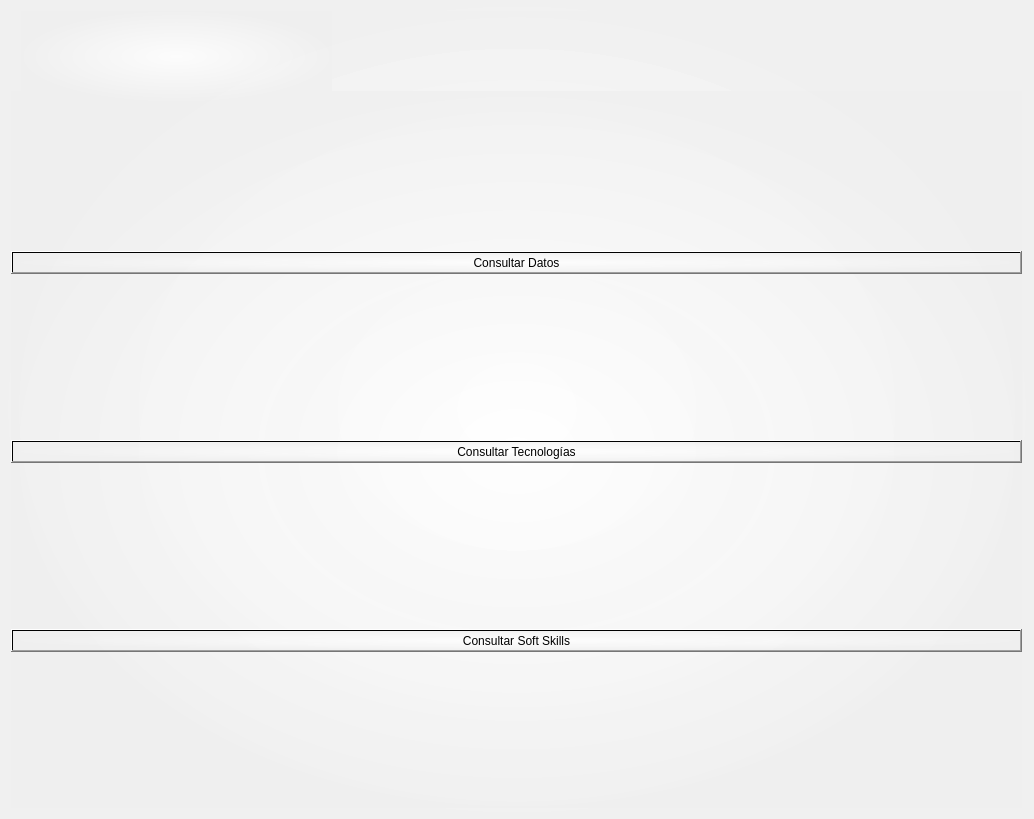
<?xml version="1.0" encoding="UTF-8"?>
<ui version="4.0">
 <class>Widget</class>
 <widget class="QWidget" name="Widget">
  <property name="geometry">
   <rect>
    <x>0</x>
    <y>0</y>
    <width>1034</width>
    <height>819</height>
   </rect>
  </property>
  <property name="windowTitle">
   <string>Form</string>
  </property>
  <property name="styleSheet">
   <string notr="true">background-color: qradialgradient(spread:pad, cx:0.5, cy:0.5, radius:0.5, fx:0.5, fy:0.5, stop:0 rgba(255, 255, 255, 200), stop:1 rgba(240, 240, 240, 199));</string>
  </property>
  <layout class="QVBoxLayout" name="verticalLayout_8">
   <item>
    <widget class="QStackedWidget" name="MenuPrincipal">
     <property name="currentIndex">
      <number>0</number>
     </property>
     <widget class="QWidget" name="page">
      <widget class="QWidget" name="layoutWidget">
       <property name="geometry">
        <rect>
         <x>0</x>
         <y>80</y>
         <width>1011</width>
         <height>721</height>
        </rect>
       </property>
       <layout class="QVBoxLayout" name="verticalLayout">
        <item>
         <widget class="QPushButton" name="ConsultarDatos_Button">
          <property name="text">
           <string>Consultar Datos</string>
          </property>
         </widget>
        </item>
        <item>
         <widget class="QPushButton" name="TecnologiasSolicitadas_Button">
          <property name="text">
           <string>Consultar Tecnologías</string>
          </property>
         </widget>
        </item>
        <item>
         <widget class="QPushButton" name="ConsultarHistorial_Button">
          <property name="text">
           <string>Consultar Soft Skills</string>
          </property>
         </widget>
        </item>
       </layout>
      </widget>
      <widget class="QLabel" name="label_13">
       <property name="geometry">
        <rect>
         <x>10</x>
         <y>0</y>
         <width>311</width>
         <height>91</height>
        </rect>
       </property>
       <property name="text">
        <string/>
       </property>
       <property name="pixmap">
        <pixmap>src/LogoLinkJob.png</pixmap>
       </property>
       <property name="scaledContents">
        <bool>true</bool>
       </property>
      </widget>
     </widget>
     <widget class="QWidget" name="page_2">
      <widget class="QWidget" name="verticalLayoutWidget">
       <property name="geometry">
        <rect>
         <x>0</x>
         <y>0</y>
         <width>231</width>
         <height>121</height>
        </rect>
       </property>
       <layout class="QVBoxLayout" name="verticalLayout_3">
        <item>
         <widget class="QPushButton" name="MenuPrincipal_Button">
          <property name="text">
           <string>Inicio</string>
          </property>
         </widget>
        </item>
       </layout>
      </widget>
      <widget class="QWidget" name="horizontalLayoutWidget">
       <property name="geometry">
        <rect>
         <x>0</x>
         <y>130</y>
         <width>1011</width>
         <height>71</height>
        </rect>
       </property>
       <layout class="QHBoxLayout" name="horizontalLayout">
        <item>
         <layout class="QVBoxLayout" name="verticalLayout_5">
          <item>
           <spacer name="verticalSpacer">
            <property name="orientation">
             <enum>Qt::Vertical</enum>
            </property>
            <property name="sizeHint" stdset="0">
             <size>
              <width>20</width>
              <height>40</height>
             </size>
            </property>
           </spacer>
          </item>
          <item>
           <widget class="QPushButton" name="GenerarDatos_Button">
            <property name="text">
             <string>Generar Nuevos Datos</string>
            </property>
           </widget>
          </item>
         </layout>
        </item>
        <item>
         <layout class="QVBoxLayout" name="verticalLayout_4">
          <item>
           <widget class="QLabel" name="label">
            <property name="text">
             <string>Visualizar fecha pasada</string>
            </property>
            <property name="alignment">
             <set>Qt::AlignCenter</set>
            </property>
           </widget>
          </item>
          <item>
           <widget class="QComboBox" name="Fecha_Button"/>
          </item>
         </layout>
        </item>
        <item>
         <layout class="QVBoxLayout" name="verticalLayout_7">
          <item alignment="Qt::AlignHCenter|Qt::AlignVCenter">
           <widget class="QLabel" name="label_3">
            <property name="text">
             <string>Escoger Rol de Ingeniero de Software</string>
            </property>
           </widget>
          </item>
          <item>
           <widget class="QComboBox" name="Rol_Button"/>
          </item>
         </layout>
        </item>
        <item>
         <layout class="QVBoxLayout" name="verticalLayout_6">
          <item alignment="Qt::AlignHCenter|Qt::AlignVCenter">
           <widget class="QLabel" name="label_2">
            <property name="text">
             <string>Escoger Filtro</string>
            </property>
           </widget>
          </item>
          <item>
           <widget class="QComboBox" name="Filtro_Button"/>
          </item>
         </layout>
        </item>
       </layout>
      </widget>
      <widget class="QLabel" name="Grafica">
       <property name="geometry">
        <rect>
         <x>8</x>
         <y>220</y>
         <width>1001</width>
         <height>581</height>
        </rect>
       </property>
       <property name="text">
        <string/>
       </property>
      </widget>
     </widget>
     <widget class="QWidget" name="page_3">
      <widget class="QWidget" name="verticalLayoutWidget_8">
       <property name="geometry">
        <rect>
         <x>0</x>
         <y>0</y>
         <width>321</width>
         <height>201</height>
        </rect>
       </property>
       <layout class="QVBoxLayout" name="verticalLayout_11">
        <item>
         <layout class="QVBoxLayout" name="verticalLayout_9">
          <item>
           <spacer name="verticalSpacer_3">
            <property name="orientation">
             <enum>Qt::Vertical</enum>
            </property>
            <property name="sizeHint" stdset="0">
             <size>
              <width>1</width>
              <height>1</height>
             </size>
            </property>
           </spacer>
          </item>
          <item>
           <widget class="QPushButton" name="MenuPrincipal_Button_2">
            <property name="text">
             <string>Inicio</string>
            </property>
           </widget>
          </item>
         </layout>
        </item>
        <item>
         <spacer name="verticalSpacer_2">
          <property name="orientation">
           <enum>Qt::Vertical</enum>
          </property>
          <property name="sizeHint" stdset="0">
           <size>
            <width>20</width>
            <height>40</height>
           </size>
          </property>
         </spacer>
        </item>
        <item>
         <layout class="QHBoxLayout" name="horizontalLayout_2">
          <item>
           <layout class="QVBoxLayout" name="verticalLayout_10">
            <item alignment="Qt::AlignHCenter|Qt::AlignVCenter">
             <widget class="QLabel" name="label_4">
              <property name="text">
               <string>Selecciona una fecha</string>
              </property>
             </widget>
            </item>
            <item>
             <widget class="QComboBox" name="Fecha_Button_2"/>
            </item>
           </layout>
          </item>
         </layout>
        </item>
       </layout>
      </widget>
      <widget class="QLabel" name="label_5">
       <property name="geometry">
        <rect>
         <x>350</x>
         <y>40</y>
         <width>431</width>
         <height>121</height>
        </rect>
       </property>
       <property name="text">
        <string>Selecciona una fecha para consultar las tecnologías más solicitadas de esa fecha</string>
       </property>
      </widget>
      <widget class="QLabel" name="TecnologiasSolicitadasGrafica">
       <property name="geometry">
        <rect>
         <x>10</x>
         <y>220</y>
         <width>1001</width>
         <height>581</height>
        </rect>
       </property>
       <property name="text">
        <string/>
       </property>
      </widget>
     </widget>
     <widget class="QWidget" name="page_4">
      <widget class="QWidget" name="verticalLayoutWidget_11">
       <property name="geometry">
        <rect>
         <x>0</x>
         <y>0</y>
         <width>331</width>
         <height>201</height>
        </rect>
       </property>
       <layout class="QVBoxLayout" name="verticalLayout_21">
        <item>
         <spacer name="verticalSpacer_8">
          <property name="orientation">
           <enum>Qt::Vertical</enum>
          </property>
          <property name="sizeType">
           <enum>QSizePolicy::Fixed</enum>
          </property>
          <property name="sizeHint" stdset="0">
           <size>
            <width>20</width>
            <height>20</height>
           </size>
          </property>
         </spacer>
        </item>
        <item>
         <widget class="QPushButton" name="MenuPrincipal_Button_5">
          <property name="text">
           <string>Inicio</string>
          </property>
         </widget>
        </item>
        <item>
         <spacer name="verticalSpacer_7">
          <property name="orientation">
           <enum>Qt::Vertical</enum>
          </property>
          <property name="sizeHint" stdset="0">
           <size>
            <width>20</width>
            <height>40</height>
           </size>
          </property>
         </spacer>
        </item>
        <item>
         <layout class="QVBoxLayout" name="verticalLayout_22">
          <item alignment="Qt::AlignHCenter|Qt::AlignVCenter">
           <widget class="QLabel" name="label_11">
            <property name="text">
             <string>Selecciona una Fecha</string>
            </property>
           </widget>
          </item>
          <item>
           <widget class="QComboBox" name="Fecha_Button_5"/>
          </item>
         </layout>
        </item>
       </layout>
      </widget>
      <widget class="QLabel" name="label_12">
       <property name="geometry">
        <rect>
         <x>360</x>
         <y>40</y>
         <width>471</width>
         <height>121</height>
        </rect>
       </property>
       <property name="text">
        <string>Selecciona una fecha para consultar la cantidad de softskills solicitadas de esa fecha</string>
       </property>
      </widget>
      <widget class="QLabel" name="ConsultarHistorialGrafica">
       <property name="geometry">
        <rect>
         <x>10</x>
         <y>220</y>
         <width>1001</width>
         <height>581</height>
        </rect>
       </property>
       <property name="text">
        <string/>
       </property>
      </widget>
     </widget>
    </widget>
   </item>
  </layout>
 </widget>
 <resources>
  <include location="recursos.qrc"/>
 </resources>
 <connections/>
</ui>
